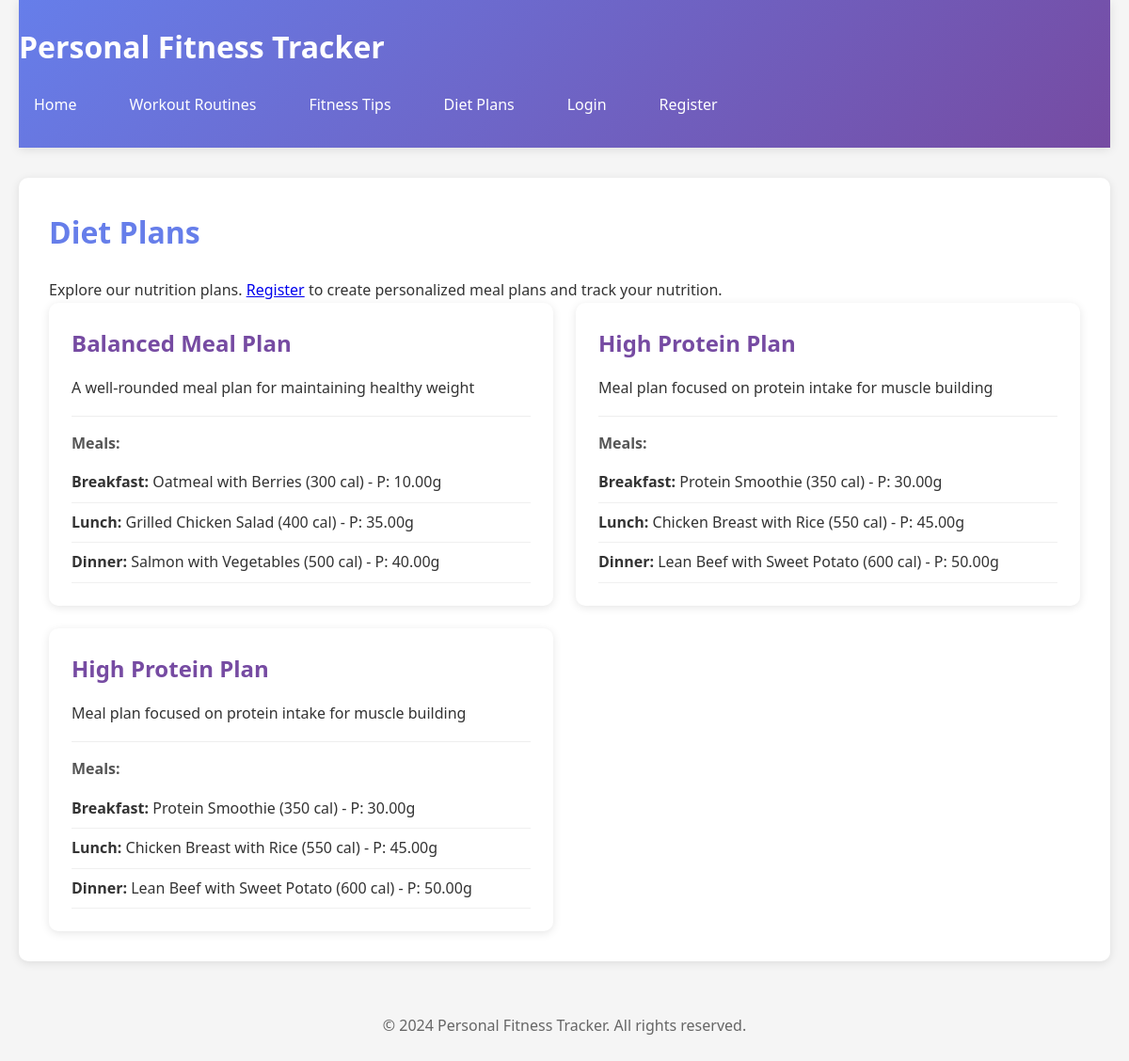
Screenshot of /public/diet-plans.php with the database file from the repository.
### tables this page shows
CREATE TABLE IF NOT EXISTS diet_plans (
    id INT AUTO_INCREMENT PRIMARY KEY,
    title VARCHAR(200) NOT NULL,
    description TEXT,
    created_by INT,
    is_public BOOLEAN DEFAULT TRUE,
    created_at TIMESTAMP DEFAULT CURRENT_TIMESTAMP,
    updated_at TIMESTAMP DEFAULT CURRENT_TIMESTAMP ON UPDATE CURRENT_TIMESTAMP,
    FOREIGN KEY (created_by) REFERENCES users(id) ON DELETE SET NULL
);

CREATE TABLE IF NOT EXISTS diet_meals (
    id INT AUTO_INCREMENT PRIMARY KEY,
    diet_plan_id INT NOT NULL,
    meal_name VARCHAR(200) NOT NULL,
    calories INT,
    protein_g DECIMAL(5,2),
    carbs_g DECIMAL(5,2),
    fats_g DECIMAL(5,2),
    meal_type ENUM('breakfast', 'lunch', 'dinner', 'snack') DEFAULT 'breakfast',
    FOREIGN KEY (diet_plan_id) REFERENCES diet_plans(id) ON DELETE CASCADE
);

### config/config.php (called while the page is built, shortened)
<?php
function isLoggedIn() {
    return isset($_SESSION['user_id']);
}
?>

### public/diet-plans.php (the view, shortened to what this page needs)
<?php
require_once '../config/config.php';
$conn = getDBConnection();
$diet_plans = $conn->query("SELECT dp.*, u.username FROM diet_plans dp LEFT JOIN users u ON dp.created_by = u.id WHERE dp.is_public = TRUE ORDER BY dp.created_at DESC")->fetch_all(MYSQLI_ASSOC);
foreach ($diet_plans as &$plan) {
    $plan['meals'] = $conn->query("SELECT * FROM diet_meals WHERE diet_plan_id = " . $plan['id'])->fetch_all(MYSQLI_ASSOC);
}
?>
<!DOCTYPE html>
<html lang="en">
<head>
    <link rel="stylesheet" href="../assets/css/style.css">
</head>
<body>
    <div class="container">
        <header>
            <h1>Personal Fitness Tracker</h1>
            <nav>
                <a href="../index.php">Home</a>
                <a href="routines.php">Workout Routines</a>
                <a href="tips.php">Fitness Tips</a>
                <a href="diet-plans.php">Diet Plans</a>
                <?php if (isLoggedIn()): ?>
                    <a href="../logout.php">Logout</a>
                <?php else: ?>
                    <a href="../login.php">Login</a>
                    <a href="../register.php">Register</a>
                <?php endif; ?>
            </nav>
        </header>
        <main>
            <h2>Diet Plans</h2>
            <p>Explore our nutrition plans. <?php if (!isLoggedIn()): ?><a href="../register.php">Register</a> to create personalized meal plans and track your nutrition.<?php endif; ?></p>
            <div class="diet-plans-grid">
                <?php if (empty($diet_plans)): ?>
                    <p>No diet plans available.</p>
                <?php else: ?>
                    <?php foreach ($diet_plans as $plan): ?>
                        <div class="diet-plan-card">
                            <h3><?php echo htmlspecialchars($plan['title']); ?></h3>
                            <p><?php echo htmlspecialchars($plan['description'] ?? ''); ?></p>
                            <?php if (!empty($plan['meals'])): ?>
                                <div class="meals-list">
                                    <h4>Meals:</h4>
                                    <ul>
                                        <?php foreach ($plan['meals'] as $meal): ?>
                                            <li>
                                                <strong><?php echo ucfirst($meal['meal_type']); ?>:</strong>
                                                <?php echo htmlspecialchars($meal['meal_name']); ?>
                                                <?php if ($meal['calories']): ?>
                                                    (<?php echo $meal['calories']; ?> cal)
                                                <?php endif; ?>
                                                <?php if ($meal['protein_g']): ?>
                                                    - P: <?php echo $meal['protein_g']; ?>g
                                                <?php endif; ?>
                                            </li>
                                        <?php endforeach; ?>
                                    </ul>
                                </div>
                            <?php endif; ?>
                        </div>
                    <?php endforeach; ?>
                <?php endif; ?>
            </div>
        </main>
        <footer>
            <p>&copy; 2024 Personal Fitness Tracker. All rights reserved.</p>
        </footer>
    </div>
</body>
</html>

### assets/css/style.css (style rules this page uses)
* { margin: 0; padding: 0; box-sizing: border-box; }
body { font-family: 'Segoe UI', Tahoma, Geneva, Verdana, sans-serif; line-height: 1.6; color: #333; background-color: #f5f5f5; }
.container { max-width: 1200px; margin: 0 auto; padding: 0 20px; min-height: 100vh; display: flex; flex-direction: column; }
header { background: linear-gradient(135deg, #667eea 0%, #764ba2 100%); color: white; padding: 1.5rem 0; box-shadow: 0 2px 10px rgba(0,0,0,0.1); }
header h1 { margin-bottom: 1rem; font-size: 2rem; }
nav { display: flex; gap: 1.5rem; flex-wrap: wrap; }
nav a { color: white; text-decoration: none; padding: 0.5rem 1rem; border-radius: 5px; transition: background-color 0.3s; }
main { flex: 1; padding: 2rem 0; background-color: white; margin: 2rem 0; border-radius: 10px; box-shadow: 0 2px 10px rgba(0,0,0,0.1); padding: 2rem; }
footer { text-align: center; padding: 1.5rem 0; color: #666; margin-top: auto; }
h2 { color: #667eea; margin-bottom: 1.5rem; font-size: 2rem; }
h3 { color: #764ba2; margin-bottom: 1rem; font-size: 1.5rem; }
h4 { color: #555; margin-bottom: 0.5rem; }
.feature-card, .stat-card, .plan-card, .routine-card, .tip-card, .diet-plan-card { background: white; padding: 1.5rem; border-radius: 10px; box-shadow: 0 2px 10px rgba(0,0,0,0.1); transition: transform 0.3s, box-shadow 0.3s; }
.diet-plans-grid { display: grid; grid-template-columns: repeat(auto-fill, minmax(350px, 1fr)); gap: 1.5rem; }
.meals-list { margin-top: 1rem; padding-top: 1rem; border-top: 1px solid #eee; }
.meals-list ul { list-style: none; padding-left: 0; }
.meals-list li { padding: 0.5rem 0; border-bottom: 1px solid #f0f0f0; }

### rows the page displays
diet_plans: title "Balanced Meal Plan", description "A well-rounded meal plan for maintaining healthy weight"
diet_meals: meal_type "Breakfast", meal_name "Oatmeal with Berries", calories "300", protein_g "10.00"
diet_meals: meal_type "Lunch", meal_name "Grilled Chicken Salad", calories "400", protein_g "35.00"
diet_meals: meal_type "Dinner", meal_name "Salmon with Vegetables", calories "500", protein_g "40.00"
diet_plans: title "High Protein Plan", description "Meal plan focused on protein intake for muscle building"
diet_meals: meal_type "Breakfast", meal_name "Protein Smoothie", calories "350", protein_g "30.00"
diet_meals: meal_type "Lunch", meal_name "Chicken Breast with Rice", calories "550", protein_g "45.00"
diet_meals: meal_type "Dinner", meal_name "Lean Beef with Sweet Potato", calories "600", protein_g "50.00"
